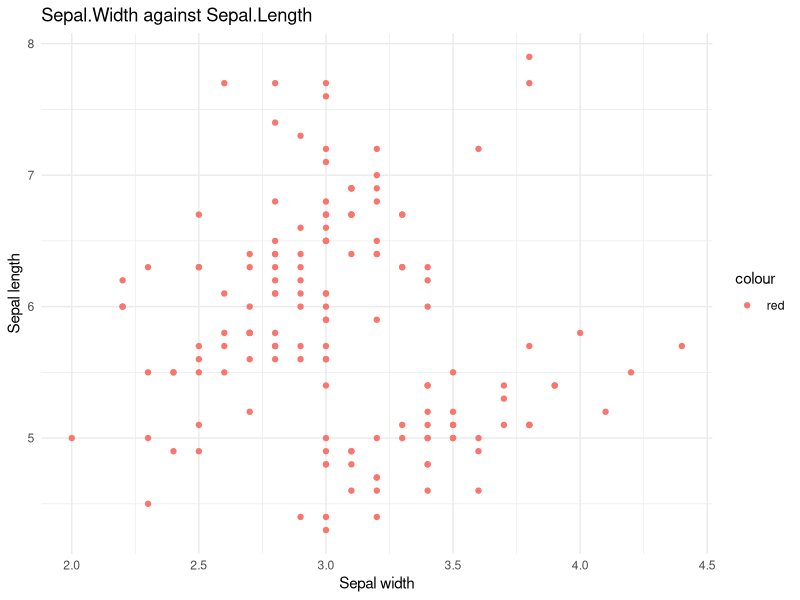
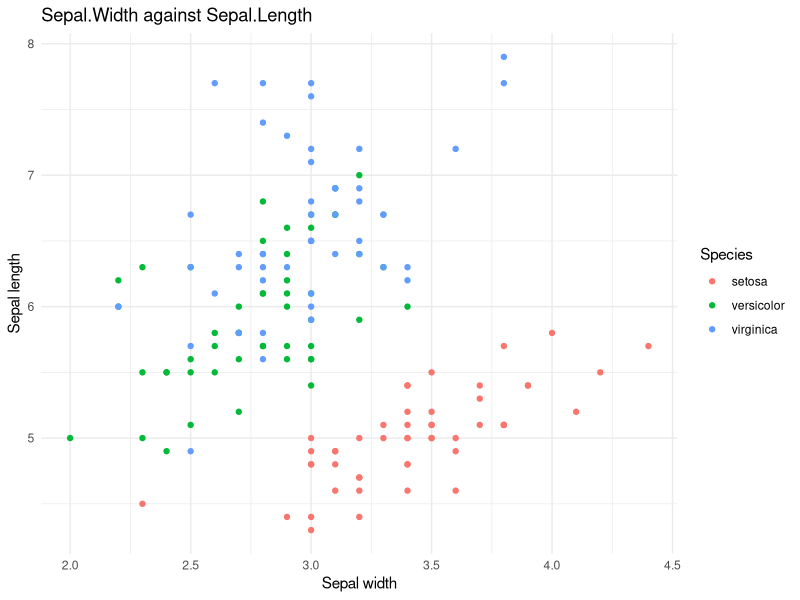

Write the R code that produced these figures, in order.
library(tidyverse)
data(iris)

# 1. Correlations
correlations <- iris |>
  select(where(is.numeric)) |>
           cor(use = 'complete.obs')

# Text answer...
# Since Sepal length is negative correlated to sepal width and positive related
# to petal length and width.
# It shows that longer sepal is related to thinner width but longer and wider petal.

# 2. Plot Sepal.Width against Sepal.Length
plot1 <-  ggplot(data = iris, aes(x = Sepal.Width, y = Sepal.Length, color = 'red')) +
  geom_point() +
  labs(
    title = "Sepal.Width against Sepal.Length",
    x = "Sepal width",
    y = "Sepal length"
  ) +
  theme_minimal()
# Text answer...
# Since Sepal length is negative correlated to sepal width,
# short sepal length usually gives wider sepal.

# 3. Fit a linear model using Sepal.Width as predictor and Sepal.Length as response
model1 <- iris |>
  lm(formula = Sepal.Length ~ Sepal.Width)
summary(model1)
# Text answer...
# YES, the model gives a negative estimate coefficient and it matches what have seen before.

# 4. Setosa correlations
setosa_data <- iris[iris$Species=='setosa',]
correlations_setosa <- setosa_data |>
  select(where(is.numeric)) |>
  cor(use = 'complete.obs')
# Text answer...
# All correlations are positive. It shows a positive correlation between sepal length and width.
# A smaller correlation between sepal length and petal length & width.
# Yes, it reveal the setosa specie has a different pattern from the general.

# 5. Plot Sepal.Width against Sepal.Length, color by species
plot2 <- ggplot(data = iris, aes(x = Sepal.Width, y = Sepal.Length, color = Species)) +
  geom_point() +
  labs(
    title = "Sepal.Width against Sepal.Length",
    x = "Sepal width",
    y = "Sepal length"
  ) +
  theme_minimal()
# Text answer...
# YEs, it matches.

# 6. Fit second model using species and Sepal.Width as predictors and Sepal.Length as response
model2 <- iris |>
  lm(formula = Sepal.Length ~ Sepal.Width + Species)

summary(model2)
# Text answer...
# The coeffienets are positive for all species.
# The model gives coefficients for 3 species rather than for the whole data set.
# The interpretation shows that longer sepal width usually relates to larger
# sepal length, regardless of species.

# 7. Predict the sepal length of a setosa with a sepal width of 3.6 cm
prediction <- predict(model2, newdata = data.frame(Sepal.Width = 3.6, Species = "setosa"))
# Text answer...
# The prediction seems to be reasonable, corresponding with the general observation from the dataset.


# Load the data
diabetes_data <- read_csv("a2_diabetes.csv") # Don't change this line!

# Reflect over important variables

# 8. Recode Outcome as a factor
diabetes_data <- diabetes_data %>%
  mutate(
    Outcome = as.factor(Outcome),
  )

# 9. Impute missing values
imputed_data <- diabetes_data %>%
  mutate_at(c('Pregnancies', 'Glucose', 'BloodPressure', 'SkinThickness', 'Insulin',
              'BMI', 'DiabetesPedigreeFunction', 'Age'),
            function(x) replace(x, is.na(x), mean(x, na.rm = TRUE)))


# 10. Find a logistic regression model with significant predictors
logistic_model <- glm(Outcome ~., data = imputed_data, family = "binomial")

summary(logistic_model)

# srot out the predictors have statistically significant relationships with the outcome at a 5%
logistic_model <- glm(Outcome ~ Pregnancies + Glucose + BMI,
                      data = imputed_data,
                      family = "binomial")

summary(logistic_model)

# 11. Compute accuracy of your model
predicted_probs <- predict(logistic_model, newdata = imputed_data, type = "response")
predicted_classes <- ifelse(predicted_probs > 0.5, 1, 0)
actual <- imputed_data$Outcome
accuracy <- mean(predicted_classes == actual)


# Text answer...
